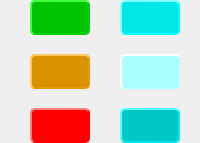
                            <widget class="QFrame" name="frame">
                             <property name="styleSheet">
                              <string notr="true">border:0px</string>
                             </property>
                             <property name="frameShape">
                              <enum>QFrame::StyledPanel</enum>
                             </property>
                             <property name="frameShadow">
                              <enum>QFrame::Raised</enum>
                             </property>
                             <layout class="QGridLayout" name="gridLayout_3">
                              <property name="leftMargin">
                               <number>20</number>
                              </property>
                              <property name="topMargin">
                               <number>0</number>
                              </property>
                              <property name="rightMargin">
                               <number>10</number>
                              </property>
                              <property name="bottomMargin">
                               <number>0</number>
                              </property>
                              <property name="horizontalSpacing">
                               <number>20</number>
                              </property>
                              <property name="verticalSpacing">
                               <number>19</number>
                              </property>
                              <item row="2" column="1">
                               <widget class="QPushButton" name="nao_atend_btn_alt_regist">
                                <property name="sizePolicy">
                                 <sizepolicy hsizetype="Expanding" vsizetype="Expanding">
                                  <horstretch>0</horstretch>
                                  <verstretch>0</verstretch>
                                 </sizepolicy>
                                </property>
                                <property name="minimumSize">
                                 <size>
                                  <width>60</width>
                                  <height>35</height>
                                 </size>
                                </property>
                                <property name="maximumSize">
                                 <size>
                                  <width>60</width>
                                  <height>35</height>
                                 </size>
                                </property>
                                <property name="font">
                                 <font>
                                  <pointsize>-1</pointsize>
                                  <italic>false</italic>
                                  <bold>true</bold>
                                 </font>
                                </property>
                                <property name="cursor">
                                 <cursorShape>PointingHandCursor</cursorShape>
                                </property>
                                <property name="toolTip">
                                 <string>&lt;html&gt;&lt;head/&gt;&lt;body&gt;&lt;p&gt;Alterar Registro&lt;/p&gt;&lt;/body&gt;&lt;/html&gt;</string>
                                </property>
                                <property name="layoutDirection">
                                 <enum>Qt::RightToLeft</enum>
                                </property>
                                <property name="styleSheet">
                                 <string notr="true">#nao_atend_btn_alt_regist{	
	background-color: rgb(218, 145, 0);
    border-style: outset;
    border-width: 2px;
    border-radius: 5px; 
    border-color: rgb(235, 153, 0);
    font: bold 14px;		
	text-align: center;
	color: rgb(255, 255, 255);
}
#nao_atend_btn_alt_regist::hover {
    background-color: rgb(186, 121, 0);
    border-style: inset;
}
#nao_atend_btn_alt_regist::pressed {
    background-color: rgb(186, 121, 0);
    border-style: inset;
}</string>
                                </property>
                                <property name="text">
                                 <string/>
                                </property>
                                <property name="icon">
                                 <iconset resource="../assets/icons/icons_alt_regras.qrc">
                                  <normaloff>:/assets.icons_alt_regras/editar-60.png</normaloff>:/assets.icons_alt_regras/editar-60.png</iconset>
                                </property>
                                <property name="iconSize">
                                 <size>
                                  <width>25</width>
                                  <height>25</height>
                                 </size>
                                </property>
                               </widget>
                              </item>
                              <item row="0" column="1">
                               <widget class="QPushButton" name="nao_atend_btn_inc_regist">
                                <property name="sizePolicy">
                                 <sizepolicy hsizetype="Expanding" vsizetype="Expanding">
                                  <horstretch>0</horstretch>
                                  <verstretch>0</verstretch>
                                 </sizepolicy>
                                </property>
                                <property name="minimumSize">
                                 <size>
                                  <width>60</width>
                                  <height>35</height>
                                 </size>
                                </property>
                                <property name="maximumSize">
                                 <size>
                                  <width>60</width>
                                  <height>35</height>
                                 </size>
                                </property>
                                <property name="font">
                                 <font>
                                  <pointsize>-1</pointsize>
                                  <italic>false</italic>
                                  <bold>true</bold>
                                 </font>
                                </property>
                                <property name="cursor">
                                 <cursorShape>PointingHandCursor</cursorShape>
                                </property>
                                <property name="toolTip">
                                 <string>&lt;html&gt;&lt;head/&gt;&lt;body&gt;&lt;p&gt;Adicionar Registro&lt;/p&gt;&lt;/body&gt;&lt;/html&gt;</string>
                                </property>
                                <property name="layoutDirection">
                                 <enum>Qt::RightToLeft</enum>
                                </property>
                                <property name="styleSheet">
                                 <string notr="true">#nao_atend_btn_inc_regist{	
	background-color: rgb(0, 195, 0);
    border-style: outset;
    border-width: 2px;
    border-radius: 5px; 
    border-color: rgb(0, 212, 0);
    font: bold 14px;		
	text-align: center;
	color: rgb(255, 255, 255);
}
#nao_atend_btn_inc_regist::hover {
    background-color: rgb(0, 144, 0);
    border-style: inset;
}
#nao_atend_btn_inc_regist::pressed {
    background-color:  rgb(0, 144, 0);
    border-style: inset;
}</string>
                                </property>
                                <property name="text">
                                 <string/>
                                </property>
                                <property name="icon">
                                 <iconset resource="../assets/icons/icons_alt_regras.qrc">
                                  <normaloff>:/assets.icons_alt_regras/icons8-macos-maximize-60.png</normaloff>:/assets.icons_alt_regras/icons8-macos-maximize-60.png</iconset>
                                </property>
                                <property name="iconSize">
                                 <size>
                                  <width>25</width>
                                  <height>25</height>
                                 </size>
                                </property>
                               </widget>
                              </item>
                              <item row="2" column="2">
                               <widget class="QPushButton" name="nao_atend_btn_visualizar">
                                <property name="sizePolicy">
                                 <sizepolicy hsizetype="Expanding" vsizetype="Expanding">
                                  <horstretch>0</horstretch>
                                  <verstretch>0</verstretch>
                                 </sizepolicy>
                                </property>
                                <property name="minimumSize">
                                 <size>
                                  <width>60</width>
                                  <height>35</height>
                                 </size>
                                </property>
                                <property name="maximumSize">
                                 <size>
                                  <width>60</width>
                                  <height>35</height>
                                 </size>
                                </property>
                                <property name="font">
                                 <font>
                                  <pointsize>-1</pointsize>
                                  <italic>false</italic>
                                  <bold>true</bold>
                                 </font>
                                </property>
                                <property name="cursor">
                                 <cursorShape>PointingHandCursor</cursorShape>
                                </property>
                                <property name="toolTip">
                                 <string>&lt;html&gt;&lt;head/&gt;&lt;body&gt;&lt;p&gt;Visualizar&lt;/p&gt;&lt;/body&gt;&lt;/html&gt;</string>
                                </property>
                                <property name="layoutDirection">
                                 <enum>Qt::RightToLeft</enum>
                                </property>
                                <property name="styleSheet">
                                 <string notr="true">#nao_atend_btn_visualizar{	
	background-color: rgb(170, 255, 255);
    border-style: outset;
    border-width: 2px;
    border-radius: 5px; 
    border-color: rgb(180, 255, 255);
    font: bold 14px;		
	text-align: center;
	color: rgb(255, 255, 255);
}
#nao_atend_btn_visualizar::hover {
    background-color: rgb(150, 255, 255);
    border-style: inset;
}
#nao_atend_btn_visualizar::pressed {
    background-color: rgb(150, 255, 255);
    border-style: inset;
}</string>
                                </property>
                                <property name="text">
                                 <string/>
                                </property>
                                <property name="icon">
                                 <iconset resource="../assets/icons/icons_alt_regras.qrc">
                                  <normaloff>:/assets.icons_alt_regras/visível.png</normaloff>:/assets.icons_alt_regras/visível.png</iconset>
                                </property>
                                <property name="iconSize">
                                 <size>
                                  <width>25</width>
                                  <height>25</height>
                                 </size>
                                </property>
                               </widget>
                              </item>
                              <item row="3" column="2">
                               <widget class="QPushButton" name="nao_atend_btn_historico">
                                <property name="sizePolicy">
                                 <sizepolicy hsizetype="Expanding" vsizetype="Expanding">
                                  <horstretch>0</horstretch>
                                  <verstretch>0</verstretch>
                                 </sizepolicy>
                                </property>
                                <property name="minimumSize">
                                 <size>
                                  <width>60</width>
                                  <height>35</height>
                                 </size>
                                </property>
                                <property name="maximumSize">
                                 <size>
                                  <width>60</width>
                                  <height>35</height>
                                 </size>
                                </property>
                                <property name="font">
                                 <font>
                                  <pointsize>-1</pointsize>
                                  <italic>false</italic>
                                  <bold>true</bold>
                                 </font>
                                </property>
                                <property name="cursor">
                                 <cursorShape>PointingHandCursor</cursorShape>
                                </property>
                                <property name="toolTip">
                                 <string>&lt;html&gt;&lt;head/&gt;&lt;body&gt;&lt;p&gt;Histórico&lt;/p&gt;&lt;/body&gt;&lt;/html&gt;</string>
                                </property>
                                <property name="layoutDirection">
                                 <enum>Qt::RightToLeft</enum>
                                </property>
                                <property name="styleSheet">
                                 <string notr="true">#nao_atend_btn_historico{	
	background-color: rgb(0, 200, 200);
    border-style: outset;
    border-width: 2px;
    border-radius: 5px; 
    border-color: rgb(0, 230, 230);
    font: bold 14px;		
	text-align: center;
	color: rgb(255, 255, 255);
}
#nao_atend_btn_historico::hover {
    background-color: rgb(0, 180, 180);
    border-style: inset;
}
#nao_atend_btn_historico::pressed {
    background-color: rgb(0, 180, 180);
    border-style: inset;
}</string>
                                </property>
                                <property name="text">
                                 <string/>
                                </property>
                                <property name="icon">
                                 <iconset resource="../assets/icons/icons_alt_regras.qrc">
                                  <normaloff>:/assets.icons_alt_regras/histórico-50.png</normaloff>:/assets.icons_alt_regras/histórico-50.png</iconset>
                                </property>
                                <property name="iconSize">
                                 <size>
                                  <width>25</width>
                                  <height>25</height>
                                 </size>
                                </property>
                               </widget>
                              </item>
                              <item row="3" column="1">
                               <widget class="QPushButton" name="nao_atend_btn_excluir">
                                <property name="sizePolicy">
                                 <sizepolicy hsizetype="Expanding" vsizetype="Expanding">
                                  <horstretch>0</horstretch>
                                  <verstretch>0</verstretch>
                                 </sizepolicy>
                                </property>
                                <property name="minimumSize">
                                 <size>
                                  <width>60</width>
                                  <height>35</height>
                                 </size>
                                </property>
                                <property name="maximumSize">
                                 <size>
                                  <width>60</width>
                                  <height>35</height>
                                 </size>
                                </property>
                                <property name="font">
                                 <font>
                                  <pointsize>-1</pointsize>
                                  <italic>false</italic>
                                  <bold>true</bold>
                                 </font>
                                </property>
                                <property name="cursor">
                                 <cursorShape>PointingHandCursor</cursorShape>
                                </property>
                                <property name="toolTip">
                                 <string>&lt;html&gt;&lt;head/&gt;&lt;body&gt;&lt;p&gt;Eliminar Registro&lt;/p&gt;&lt;/body&gt;&lt;/html&gt;</string>
                                </property>
                                <property name="layoutDirection">
                                 <enum>Qt::RightToLeft</enum>
                                </property>
                                <property name="styleSheet">
                                 <string notr="true">#nao_atend_btn_excluir{	
	background-color: rgb(255, 0, 0);
    border-style: outset;
    border-width: 2px;
    border-radius: 5px; 
    border-color: rgb(255, 0, 0);
    font: bold 14px;		
	text-align: center;
	color: rgb(255, 255, 255);
}
#nao_atend_btn_excluir::hover {
    background-color: rgb(230, 0, 0);
    border-style: inset;
}
#nao_atend_btn_excluir::pressed {
    background-color: rgb(230, 0, 0);
    border-style: inset;
}</string>
                                </property>
                                <property name="text">
                                 <string/>
                                </property>
                                <property name="icon">
                                 <iconset resource="../assets/icons/icons_alt_regras.qrc">
                                  <normaloff>:/assets.icons_alt_regras/icons8-apagar-para-sempre-64.png</normaloff>:/assets.icons_alt_regras/icons8-apagar-para-sempre-64.png</iconset>
                                </property>
                                <property name="iconSize">
                                 <size>
                                  <width>25</width>
                                  <height>25</height>
                                 </size>
                                </property>
                               </widget>
                              </item>
                              <item row="0" column="2">
                               <widget class="QPushButton" name="nao_atend_btn_enviar_email">
                                <property name="sizePolicy">
                                 <sizepolicy hsizetype="Expanding" vsizetype="Expanding">
                                  <horstretch>0</horstretch>
                                  <verstretch>0</verstretch>
                                 </sizepolicy>
                                </property>
                                <property name="minimumSize">
                                 <size>
                                  <width>60</width>
                                  <height>35</height>
                                 </size>
                                </property>
                                <property name="maximumSize">
                                 <size>
                                  <width>60</width>
                                  <height>35</height>
                                 </size>
                                </property>
                                <property name="font">
                                 <font>
                                  <pointsize>-1</pointsize>
                                  <italic>false</italic>
                                  <bold>true</bold>
                                 </font>
                                </property>
                                <property name="cursor">
                                 <cursorShape>PointingHandCursor</cursorShape>
                                </property>
                                <property name="toolTip">
                                 <string>&lt;html&gt;&lt;head/&gt;&lt;body&gt;&lt;p&gt;Enviar e-mail&lt;/p&gt;&lt;/body&gt;&lt;/html&gt;</string>
                                </property>
                                <property name="layoutDirection">
                                 <enum>Qt::RightToLeft</enum>
                                </property>
                                <property name="styleSheet">
                                 <string notr="true">#nao_atend_btn_enviar_email{	
	background-color: rgb(0, 230, 230);
    border-style: outset;
    border-width: 2px;
    border-radius: 5px; 
    border-color: rgb(0, 255, 255);
    font: bold 14px;		
	text-align: center;
	color: rgb(255, 255, 255);
}
#nao_atend_btn_enviar_email::hover {
    background-color: rgb(0, 200, 200);
    border-style: inset;
}
#nao_atend_btn_enviar_email::pressed {
    background-color: rgb(0, 200, 200);
    border-style: inset;
}</string>
                                </property>
                                <property name="text">
                                 <string/>
                                </property>
                                <property name="icon">
                                 <iconset resource="../assets/icons/icons_alt_regras.qrc">
                                  <normaloff>:/assets.icons_alt_regras/enviar-60.png</normaloff>:/assets.icons_alt_regras/enviar-60.png</iconset>
                                </property>
                                <property name="iconSize">
                                 <size>
                                  <width>25</width>
                                  <height>25</height>
                                 </size>
                                </property>
                               </widget>
                              </item>
                             </layout>
                            </widget>
